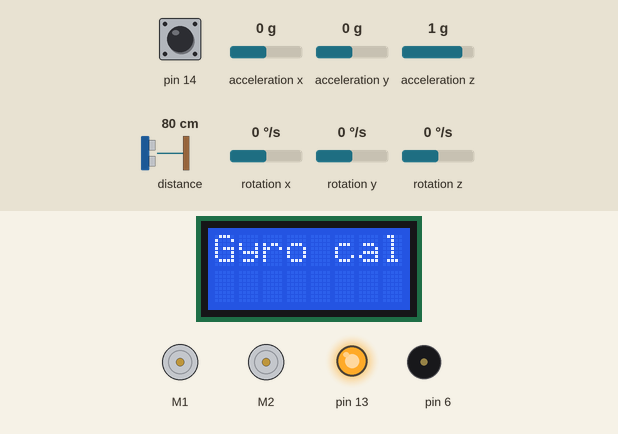
Recording of a sketch running on a simulated Arduino Leonardo, built with avr-gcc and run on an emulated ATmega32U4. On the bench: 8×2 character LCD, 2 × DC motor (green arrow = forward, orange = backward, longer = faster), output pins drawn as LEDs (lit = HIGH), buzzer (waves = sounding). The inputs (shaded band) are chosen by the test bench; at power-on: pin 14 HIGH, distance to the obstacle 80 cm, rotation z 0 °/s, acceleration x 0 g, acceleration y 0 g, acceleration z 1 g, rotation x 0 °/s, rotation y 0 °/s.

Above: at 1.3 s.
1.4 s: pin 14 pulled LOW for 1 s
At 2.8 s:
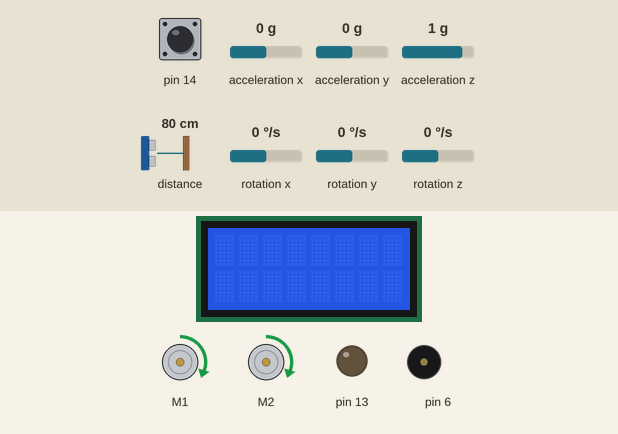
3.9 s: distance to the obstacle set to 12 cm
5.4 s: distance to the obstacle set to 9 cm
At 7.0 s:
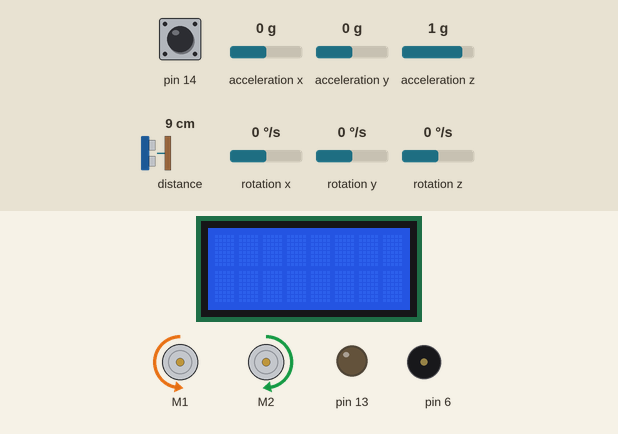
7.9 s: rotation z set to -6 °/s
10.9 s: rotation z set to -9 °/s
At 12.0 s:
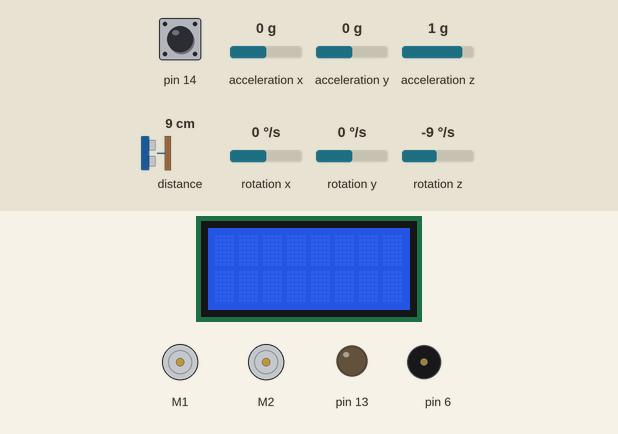
Timing chart, 0 to 13.9 s (numbered marks = the images above; inputs shaded):
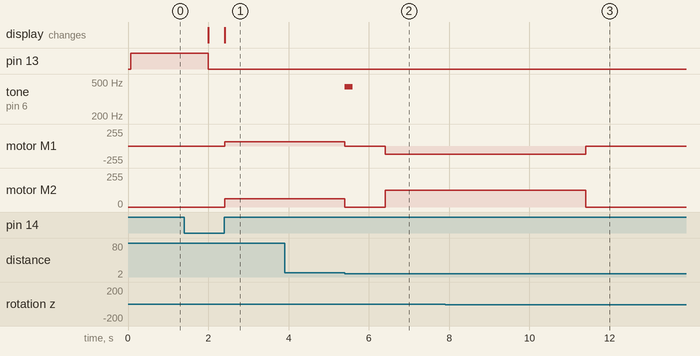

The sketch:

F.ino
```cpp
#include <Wire.h>
#include <Zumo32U4.h>

Zumo32U4Motors motors;
Zumo32U4LCD lcd;
Zumo32U4LineSensors lineSensors;
Zumo32U4ProximitySensors proxSensors;
Zumo32U4Buzzer buzzer;
Zumo32U4ButtonA buttonA;
Zumo32U4LCD display;
Zumo32U4IMU imu;

#include "TurnSensor.h"

unsigned int lineSensorValues[3];
int detectedhouse = 0;
const uint16_t turnSpeed = 200;
const int DetectBorder = 600; //detecting black line
const int OpenSpace = 250; //detecting white space


void setup() {
  turnSensorSetup();
  lineSensors.initThreeSensors();
  proxSensors.initThreeSensors();
}

void loop() {
  while(detectedhouse == 0) {
    navigateMaze();
    if (detectHouse()) {
      detectedhouse++;

      turnAround();
    }
  }
  ledGreen(1);
}

void navigateMaze() {
    lineSensors.read(lineSensorValues, QTR_EMITTERS_ON);
    if (lineSensorValues[0] > DetectBorder || lineSensorValues[1] > DetectBorder || lineSensorValues[2] > DetectBorder) {
      motors.setSpeeds(0, 0);
    if (lineSensorValues[2] < DetectBorder) {
      BackWard();
      Right();
    } else if (lineSensorValues[0] < DetectBorder) {
      BackWard();
      Left();
    } else if (lineSensorValues[0] < OpenSpace) {
      BackWard();
      motors.setSpeeds(100, 100);
    } else {
      BackWard();
      turnAround();
    }
  } else {
  motors.setSpeeds(100, 100);
}


}

void Right() {
  motors.setSpeeds(turnSpeed, -turnSpeed);
  while((int32_t)turnAngle > -turnAngle45){
    turnSensorUpdate();
  }
  motors.setSpeeds(0, 0);
}

void Left() {
  motors.setSpeeds(-turnSpeed, turnSpeed);
  while((int32_t)turnAngle < turnAngle45){
    turnSensorUpdate();
  }
  motors.setSpeeds(0, 0);
}

void turnAround() {
  motors.setSpeeds(-turnSpeed, turnSpeed);
  while((int32_t)turnAngle < turnAngle45 * 3){
    turnSensorUpdate();
  }
  motors.setSpeeds(0, 0);
}

void BackWard() {
  motors.setSpeeds(200, -200);
  delay(100);
  motors.setSpeeds(0, 0);
}

bool detectHouse() {
  proxSensors.read();
  int center_leftsensor = proxSensors.countsFrontWithLeftLeds();
  int center_rightsensor = proxSensors.countsFrontWithRightLeds();

  if (center_leftsensor == 6 && center_rightsensor == 6) {//change
    motors.setSpeeds(0, 0);
    buzzer.playFrequency(440, 200, 15);
    delay(1000);
    return true;
  }else{
    return false;
  }
}
```

TurnSensor.h
```cpp
#pragma once

#include <Wire.h>

const int32_t turnAngle45 = 0x20000000;
const int32_t turnAngle90 = turnAngle45 * 2;
const int32_t turnAngle1 = (turnAngle45 + 22) / 45;
uint32_t turnAngle = 0;
int16_t turnRate;
int16_t gyroOffset;
uint16_t gyroLastUpdate = 0;

void turnSensorReset(){
  gyroLastUpdate = micros();
  turnAngle = 0;
}


void turnSensorUpdate(){
  imu.readGyro();
  turnRate = imu.g.z - gyroOffset;

  uint16_t m = micros();
  uint16_t dt = m - gyroLastUpdate;
  gyroLastUpdate = m;

  int32_t d = (int32_t)turnRate * dt;

  turnAngle += (int64_t)d * 14680064 / 17578125;
}

void turnSensorSetup(){
  Wire.begin();
  imu.init();
  imu.enableDefault();
  imu.configureForTurnSensing();

  display.clear();
  display.print(F("Gyro cal"));

  ledYellow(1);

  delay(500);

  int32_t total = 0;
  for (uint16_t i = 0; i < 1024; i++){
    while(!imu.gyroDataReady()) {}
    imu.readGyro();

    total += imu.g.z;
  }

  ledYellow(0);
  gyroOffset = total / 1024;

    // Display the angle (in degrees from -180 to 180) until the
  // user presses A.
  display.clear();
  turnSensorReset();
  while (!buttonA.getSingleDebouncedRelease())
  {
    turnSensorUpdate();
    display.gotoXY(0, 0);
    display.print((((int32_t)turnAngle >> 16) * 360) >> 16);
    display.print(F("   "));
  }
  display.clear();
}
```

Measured:
- the behaviour switches between 11 and 10 cm on distance to the obstacle (found by bisection; images 1 and 2)
- the behaviour switches between -7 and -8 °/s on rotation z (found by bisection; images 2 and 3)
- after the input at 1.4 s, motor M1, motor M2: stopped → forward 63/255 after 1.0 s; the display: first differs from a run without the input after 1.0 s (image 1)
- after the input at 3.9 s, every drawn part: stays the same
- after the input at 5.4 s, tone on pin 6: silent → 440 Hz at once, → silent 0.20 s later; motor M1: forward 63/255 → stopped at once, → backward 127/255 1.0 s later; motor M2: forward 63/255 → stopped at once, → forward 127/255 1.0 s later
- after the input at 7.9 s, every drawn part: stays the same
- after the input at 10.9 s, motor M1: backward 127/255 → stopped after 0.51 s instead of 0.76 s; motor M2: forward 127/255 → stopped after 0.51 s instead of 0.76 s
